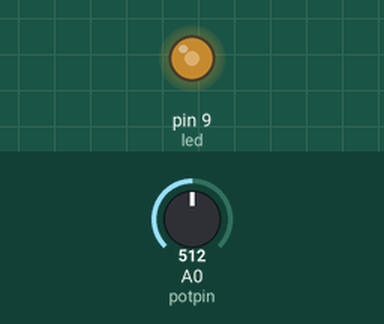
A sketch run on a simulated Arduino Uno, built with avr-gcc and run on an emulated ATmega328P. Shown: output pins drawn as LEDs (lit = HIGH). Inputs (shaded band) come from the test bench; at power-on: A0 (potpin) = 512.

Above: at 1.2 s.
1.3 s: A0 (potpin) set to 716
At 1.7 s:
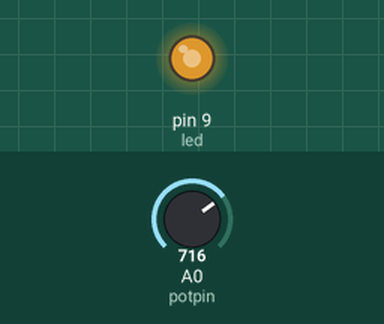
2.8 s: A0 (potpin) set to 900
At 4.0 s:
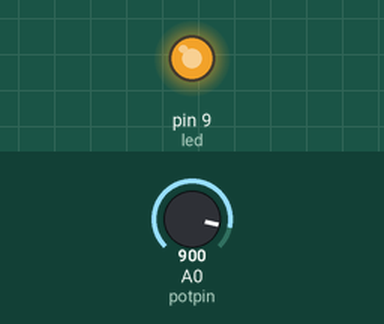
4.3 s: A0 (potpin) set to 122
At 5.2 s:
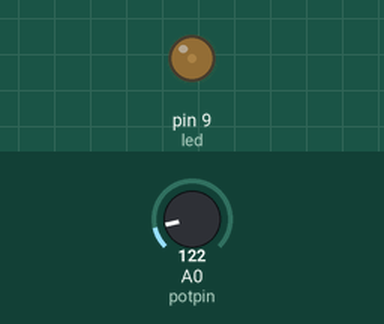
5.8 s: A0 (potpin) set to 0
At 6.4 s:
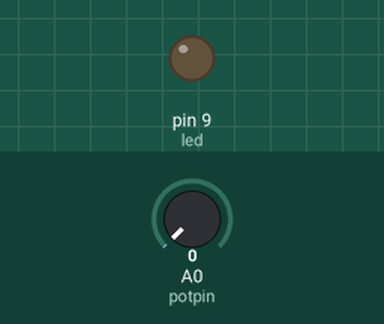
Timing chart, 0 to 8.3 s (numbered marks = the images above; inputs shaded):
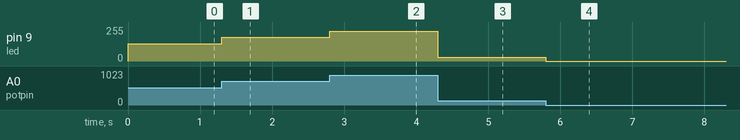

The sketch:

ledwithpotentiometer.ino
```cpp
int potpin=A0;
int potvalue=0;
int led=9;

void setup(){
pinMode(led,OUTPUT);
pinMode(potpin,INPUT);
}

void loop(){
 potvalue=analogRead(potpin);
  analogWrite(led,potvalue/4);
}
```

Measured:
- after the input at 1.3 s, pin 9 (led): 128/255 → 179/255 at once
- after the input at 2.8 s, pin 9 (led): 179/255 → 225/255 at once
- after the input at 4.3 s, pin 9 (led): 225/255 → 30/255 at once
- after the input at 5.8 s, pin 9 (led): 30/255 → 0/255 at once
